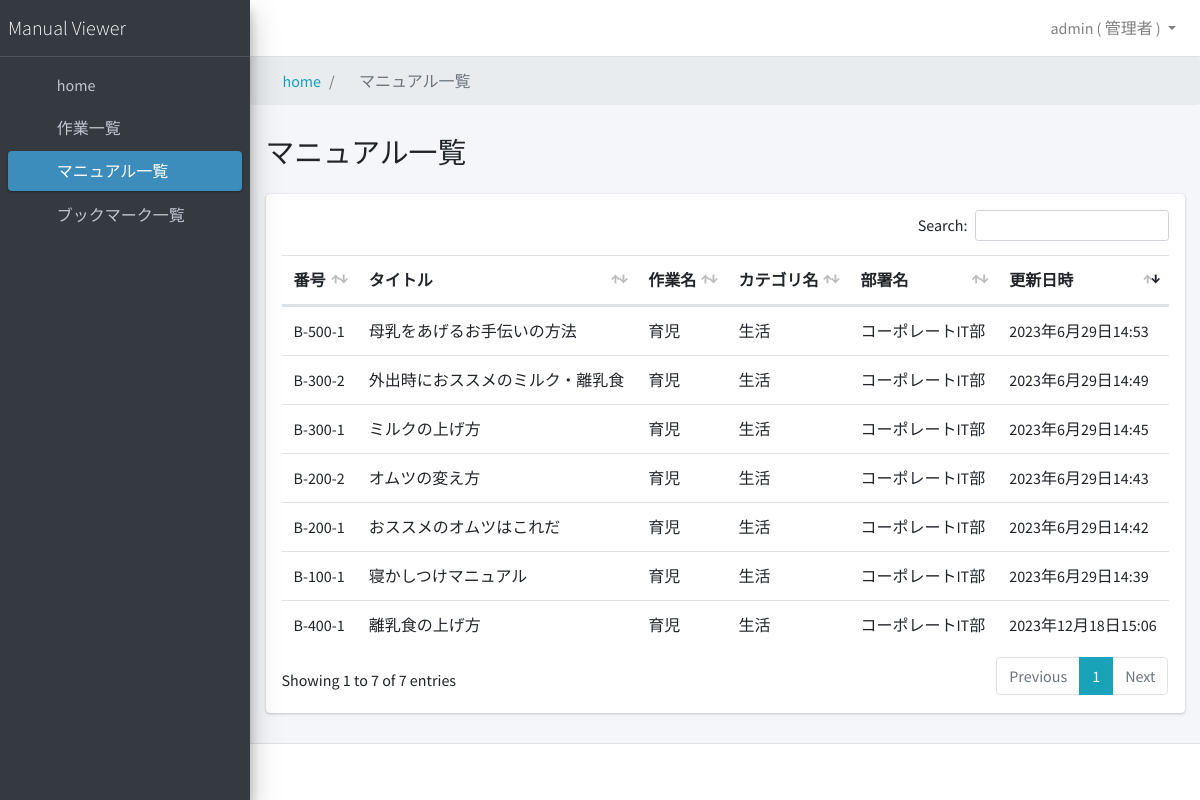
The app's page /documents/ (signed in) with its own data.
### manualapp/models.py (models this page shows, shortened)
class CustomUser(AbstractUser):
    username = models.CharField(max_length=150, unique=False, verbose_name="ユーザー名")
    email = models.EmailField(unique=True, verbose_name="メールアドレス")
    department = models.ForeignKey(
        Department,
        verbose_name="部署",
        on_delete=models.PROTECT,
        null=True,
        blank=True,
        help_text="管理者以外は所属している部署のマニュアルのみ参照可能です。",
    )
    is_active = models.BooleanField(
        default=True,
        verbose_name="利用中",
        help_text="退職者等、利用しないユーザーは削除せずにこのチェックを外してください。",
    )
    is_staff = models.BooleanField(
        default=False,
        verbose_name="管理者",
        help_text="チェックすると管理者サイトへのログイン、すべてのマニュアルの参照が可能になります。",
    )
    created_at = models.DateTimeField(verbose_name="作成日時", auto_now_add=True)
    updated_at = models.DateTimeField(verbose_name="更新日時", auto_now=True)
    objects = CustomUserManager()
    USERNAME_FIELD = "email"
    REQUIRED_FIELDS = ["username"]
    class Meta:
        verbose_name = "ユーザー"
        verbose_name_plural = "ユーザー"

class Document(models.Model):
    document_number = models.CharField(verbose_name="ドキュメント番号", max_length=255)
    document_title = models.CharField(verbose_name="ドキュメントタイトル", max_length=255)
    document_filename = models.CharField(
        verbose_name="ドキュメントファイル名", max_length=255, null=True, blank=True
    )
    document_content = RichTextUploadingField(verbose_name="ドキュメント内容")
    created_at = models.DateTimeField(verbose_name="作成日時", auto_now_add=True)
    updated_at = models.DateTimeField(verbose_name="更新日時", auto_now=True)
    class Meta:
        verbose_name = "マニュアル"
        verbose_name_plural = "マニュアル"

### manualapp/views.py (the view, shortened to what this page needs)
# urls.py: path("documents/", DocumentListView.as_view(), name="document_list"),
class DocumentListView(LoginRequiredMixin, ListView):
    model = Document
    template_name = "document_list.html"
    context_object_name = "documents"
    def get_queryset(self):
        if self.request.user.is_staff:
            documents = Document.objects.annotate(
                department_name=F("step__task__category__department__name"),
                category_name=F("step__task__category__name"),
                task_name=F("step__task__name"),
            ).order_by("-updated_at")
        return documents.distinct()

### manualapp/templates/document_list.html (shortened to what this page needs)
{% extends 'base.html' %}
{% block breadcrumb %}
<li class="breadcrumb-item active" aria-current="page">
  <i class="far fa-file-alt mr-1"></i>マニュアル一覧
</li>
{% endblock %}
{% block content_title %}マニュアル一覧{% endblock %}
{% block content %}
<div class="row ">
  <div class="col-12">
    <div class="card">
      <div class="card-body table-responsive p-3">
        <table id="document-table" class="table table-hover text-nowrap">
          <thead>
            <tr>
              <th scope="col">番号</th>
              <th scope="col">タイトル</th>
              <th scope="col">作業名</th>
              <th scope="col">カテゴリ名</th>
              <th scope="col">部署名</th>
              <th scope="col">更新日時</th>
            </tr>
          </thead>
          <tbody>
            {% for document in documents %}
            <tr data-href="{% url 'document_detail' document.id %}">
              <td>{{ document.document_number }}</td>
              <td>{{ document.document_title }}</td>
              <td>{{ document.task_name }}</td>
              <td>{{ document.category_name }}</td>
              <td>{{ document.department_name }}</td>
              <td>{{ document.updated_at }}</td>
            </tr>
            {% empty %}
            <tr>
              <td colspan="6">該当するマニュアルがありません。</td>
            </tr>
            {% endfor %}
          </tbody>
        </table>
      </div>
    </div>
  </div>
</div>
{% endblock %}

### manualapp/templates/base.html (shortened to what this page needs)
{% load static %}
<!DOCTYPE html>
<html lang="ja">
<head>
  <link rel="stylesheet" href="{%static 'AdminLTE-3.2.0/plugins/fontawesome-free/css/all.min.css' %}">
  <link rel="stylesheet" href="https://code.ionicframework.com/ionicons/2.0.1/css/ionicons.min.css">
  <link rel="stylesheet" href="{%static 'AdminLTE-3.2.0/plugins/icheck-bootstrap/icheck-bootstrap.min.css' %}">
  <link rel="stylesheet" href="{%static 'AdminLTE-3.2.0/dist/css/adminlte.min.css' %}">
  <link rel="stylesheet" href="{%static 'AdminLTE-3.2.0/plugins/overlayScrollbars/css/OverlayScrollbars.min.css' %}">
  <link rel="stylesheet" href="{%static 'AdminLTE-3.2.0/plugins/datatables-bs4/css/dataTables.bootstrap4.min.css' %}">
</head>
<body class="hold-transition sidebar-mini layout-fixed accent-info">
  <div class="wrapper">
    <nav class="main-header navbar navbar-expand navbar-white navbar-light">
      <ul class="navbar-nav">
        <li class="nav-item">
          <a class="nav-link" data-widget="pushmenu" href="#" role="button"><i class="fas fa-bars"></i></a>
        </li>
      </ul>
      <ul class="navbar-nav ml-auto">
        {% if user.is_authenticated %}
        <li class="nav-item dropdown">
          <a class="nav-link dropdown-toggle" href="#" id="navbarDropdownMenuLink" role="button" data-toggle="dropdown" aria-haspopup="true" aria-expanded="false">
            {% if user.is_staff %}
            {{ user.username }}&nbsp;(&nbsp;管理者&nbsp;)
            {% else %}
            {{ user.username }} ( {{ user.department|default_if_none:'部署未登録' }} )
            {% endif %}
          </a>
        </li>
        {% endif %}
      </ul>
    </nav>
    <aside class="main-sidebar sidebar-dark-lightblue elevation-4">
      <a href="{% url 'home' %}" class="brand-link">
        <span class="brand-text font-weight-light">Manual Viewer</span>
      </a>
      <div class="sidebar">
        <nav class="mt-2">
          <ul class="nav nav-pills nav-sidebar flex-column" data-widget="treeview" role="menu" data-accordion="false">
            <li class="nav-item">
              <a href="{% url 'home' %}" class="nav-link {% if request.resolver_match.url_name == 'home' %}active{% endif %}">
                <i class="nav-icon fas fa-home"></i>
                <p>
                  home
                </p>
              </a>
            <li class="nav-item">
              <a href="{% url 'task_list' %}" class="nav-link {% if request.resolver_match.url_name == 'task_list' %}active{% endif %}">
                <i class="fas fa-briefcase nav-icon"></i>
                <p>作業一覧</p>
              </a>
            </li>
            <li class="nav-item">
              <a href="{% url 'document_list' %}" class="nav-link {% if request.resolver_match.url_name == 'document_list' %}active{% endif %}">
                <i class="far fa-file-alt nav-icon"></i>
                <p>マニュアル一覧</p>
              </a>
            </li>
            <li class="nav-item">
              <a href="{% url 'bookmark_list' %}" class="nav-link {% if request.resolver_match.url_name == 'bookmark_list' %}active{% endif %}">
                <i class="far fa-bookmark nav-icon"></i>
                <p>ブックマーク一覧</p>
              </a>
            </li>
            </li>
          </ul>
        </nav>
      </div>
    </aside>
    <div class="content-wrapper">
      <nav aria-label="breadcrumb">
        <ol class="breadcrumb">
          <li class="breadcrumb-item"><a href="{% url 'home' %}"><i class="fas fa-home mr-1"></i>home</a></li>
          {% block breadcrumb %}
          {% endblock %}
        </ol>
      </nav>
      <div class="content-header">
        <div class="container-fluid">
          <div class="row mb-2">
            <div class="col-12">
              <h1 class="m-0">{% block content_title %}{% endblock %}</h1>
            </div>
          </div>
        </div>
      </div>
      <section class="content">
        <div class="container-fluid">
          {% block content %}{% endblock %}
        </div>
      </section>
    </div>
    <footer class="main-footer">
    </footer>
  </div>
</body>
</html>

### records on screen
CustomUser: username "admin"
Document: document_number "B-400-1", document_title "離乳食の上げ方", task_name "育児", category_name "生活", department_name "コーポレートIT部", updated_at "2023年12月18日15:06"
Document: document_number "B-500-1", document_title "母乳をあげるお手伝いの方法", task_name "育児", category_name "生活", department_name "コーポレートIT部", updated_at "2023年6月29日14:53"
Document: document_number "B-300-2", document_title "外出時におススメのミルク・離乳食", task_name "育児", category_name "生活", department_name "コーポレートIT部", updated_at "2023年6月29日14:49"
Document: document_number "B-300-1", document_title "ミルクの上げ方", task_name "育児", category_name "生活", department_name "コーポレートIT部", updated_at "2023年6月29日14:45"
Document: document_number "B-200-2", document_title "オムツの変え方", task_name "育児", category_name "生活", department_name "コーポレートIT部", updated_at "2023年6月29日14:43"
Document: document_number "B-200-1", document_title "おススメのオムツはこれだ", task_name "育児", category_name "生活", department_name "コーポレートIT部", updated_at "2023年6月29日14:42"
Document: document_number "B-100-1", document_title "寝かしつけマニュアル", task_name "育児", category_name "生活", department_name "コーポレートIT部", updated_at "2023年6月29日14:39"
